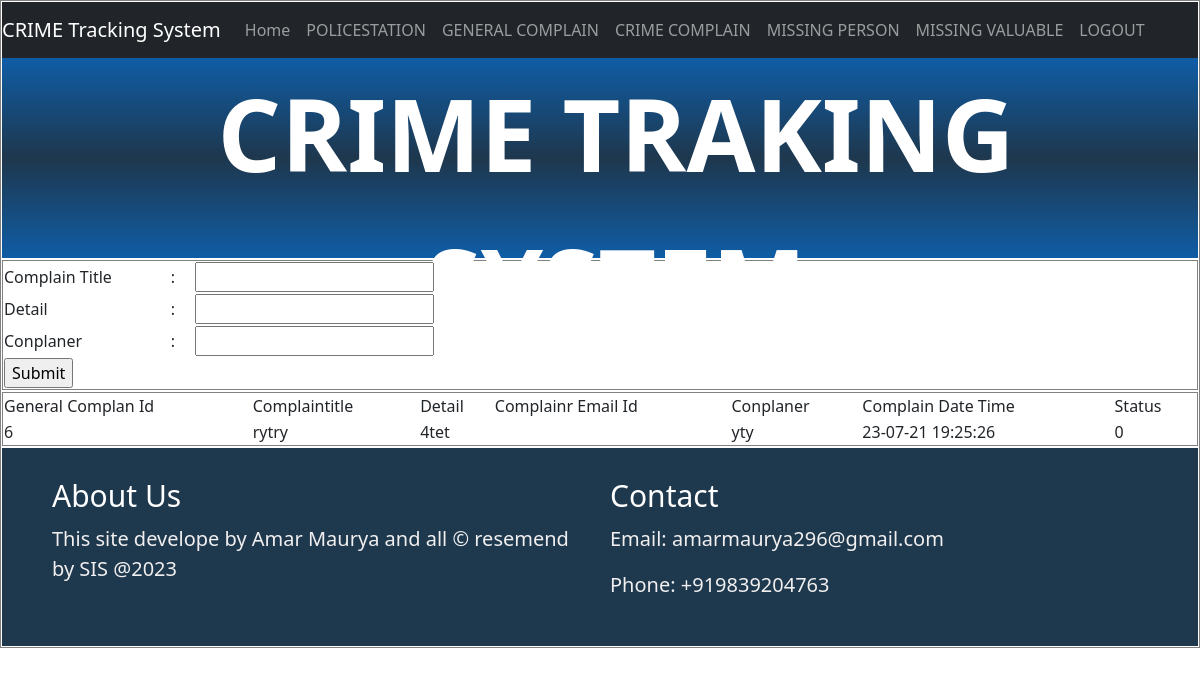
/Reg/GeneralComplan.php, run on the app's committed database.
### tables this page shows
CREATE TABLE IF NOT EXISTS `gc` (
  `gcId` int(50) NOT NULL AUTO_INCREMENT,
  `complaintitle` varchar(50) NOT NULL,
  `detail` varchar(50) NOT NULL,
  `complainr_emailid` varchar(50) NOT NULL,
  `conplaner` varchar(50) NOT NULL,
  `complain_date_time` varchar(50) NOT NULL,
  `status` varchar(50) NOT NULL,
  PRIMARY KEY (`gcId`)
);

### Reg/GeneralComplan.php (the view, shortened to what this page needs)
<!DOCTYPE html PUBLIC "-//W3C//DTD XHTML 1.0 Transitional//EN" "http://www.w3.org/TR/xhtml1/DTD/xhtml1-transitional.dtd">
<html xmlns="http://www.w3.org/1999/xhtml">
<head>
</head>
<body>
<form id="form1" name="form1" method="post" action="" enctype="multipart/form-data">
  <table width="100%" border="1" cellspacing="0">
    <tr>
      <td><?php include('header.php');?></td>
    <tr>
      <td><table width="100%" border="1" cellspacing="0">
        <tr>
          <td width="14%">Complain Title</td>
          <td width="2%">:</td>
          <td width="84%"><label>
            <input name="t1" type="text" id="t1" />
          </label></td>
        </tr>
        <tr>
          <td>Detail</td>
          <td>:</td>
          <td><label>
            <input name="t2" type="text" id="t2" />
          </label></td>
        </tr>
        <tr>
          <td>Conplaner</td>
          <td>:</td>
          <td><label>
            <input name="t4" type="text" id="t4" />
          </label></td>
        </tr>
        <tr>
          <td><label>
            <input name="S" type="submit" id="S" value="Submit" />
          </label></td>
          <td>&nbsp;</td>
          <td><?php
		  ?></td>
        </tr>
      </table></td>
    </tr>
    <tr>
      <td><table width="100%" border="1" cellspacing="0">
        <tr>
          <td>General Complan Id</td>
          <td>Complaintitle</td>
          <td>Detail</td>
          <td>Complainr Email Id</td>
          <td>Conplaner</td>
          <td>Complain Date Time</td>
          <td>Status</td>
		  <td>
		  	<?php
	         	$ss=mysql_query("select * from gc");
		        while($c=mysql_fetch_array($ss))
		    {
			echo"<tr>
            <td>$c[0]</td>
            <td>$c[1]</td>
            <td>$c[2]</td>
            <td>$c[3]</td>
	        <td>$c[4]</td>
	        <td>$c[5]</td>
		   <td>$c[6]</td>
           </tr>";
		}
			?>
		  </td>
        </tr>
      </table></td>
    </tr>
    <tr>
    <tr>
      <td><?php include('footer.php')?></td>
    </tr>
</body>
</html>

### data on the page
gc: gcId "6", complaintitle "rytry", detail "4tet", conplaner "yty", complain_date_time "23-07-21 19:25:26", status "0"
